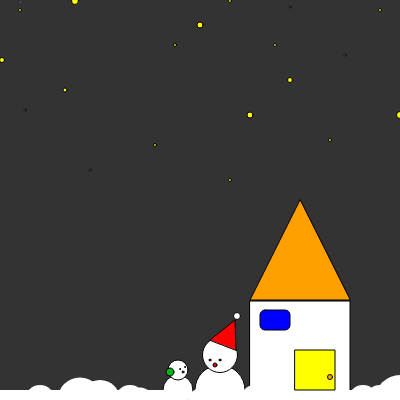
Frame 1 (no input)
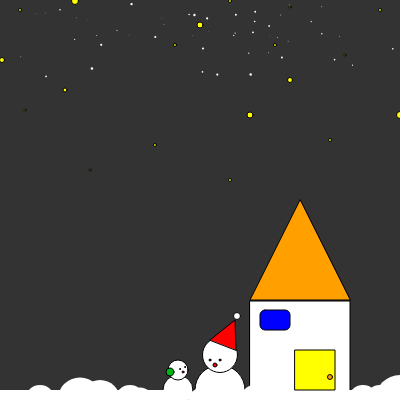
Frame 60 (no input)
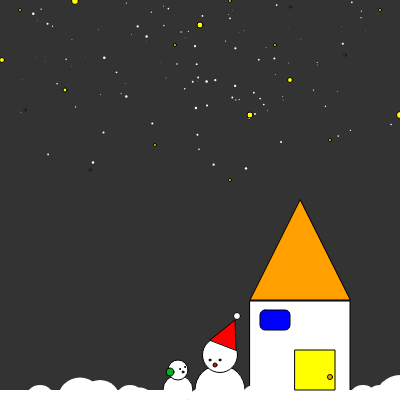
Frame 120 (the mouse pressed at the canvas centre since frame 60)

The p5.js sketch that drew these frames (run headless with seeded random() and noise() and a simulated clock; from frame 60 on, the mouse is pressed at the canvas centre):

// p5.js sketch
// ── sketch.js
let snowflakes = [];

function setup() {
    createCanvas(400, 400);
}

function draw() { }

function draw() {
    background(51);
    other();
    snow();
}

function snow() {
    let t = frameCount / 400;
    noStroke();
    fill(255, 255, 255);
    for (let i = 0; i < random(1); i++) {
        snowflakes.push(new snowflake());
    }
    for (let flake of snowflakes) {
        flake.update(t);
        flake.display();
    }
}

function snowflake() {
    this.posY = random(1, 1);
    this.initialangle = random(0, 10 * PI);
    this.size = random(2.5, 0);
    this.radius = sqrt(random(pow(width / 2, 2)));
    this.update = function (time) {
        let w = 0.2;
        let angle = w * time + this.initialangle;
        this.posX = width / 2 + this.radius * sin(angle);
        this.posY += pow(this.size, 0.5);
    };
    this.display = function () {
        ellipse(this.posX, this.posY, this.size);
    };

    circle(400, 400, 50);

    circle(380, 400, 30);

    circle(363, 400, 30);

    circle(255, 400, 30);

    circle(200, 400, 23);

    circle(160, 400, 20);

    circle(130, 400, 30);

    circle(140, 400, 25);

    circle(100, 400, 40);

    circle(80, 400, 45);

    circle(40, 400, 30);

    square(0, 390, 80);

    square(100, 390, 80);

    square(340, 390, 80);
}

function other() {
    stroke(1);

    fill(255, 255, 255);
    square(250, 301, 100);

    fill(0, 0, 255);
    rect(260, 310, 30, 20, 5);

    fill(255, 255, 0);
    square(295, 350, 40);

    fill(350, 160, 0);
    triangle(350, 300, 250, 300, 300, 200);

    fill(350, 160, 0);
    circle(330, 377, 5);

    fill(255, 255, 255);
    circle(220, 390, 50);

    fill(255, 255, 255);
    circle(220, 355, 35);

    fill(0, 0, 0);
    circle(220, 360, 2);

    fill(0, 0, 0);
    circle(210, 360, 2);

    fill(255, 0, 0);
    circle(215, 365, 4);

    fill(255, 255, 255);
    circle(178, 390, 30);

    fill(255, 255, 255);
    circle(178, 370, 20);

    fill(0, 0, 0);
    circle(180, 369, 1);

    fill(0, 0, 0);
    circle(185, 367, 1);

    fill(255, 0, 0);
    circle(183, 372, 2);

    fill(0, 180, 20);
    circle(170, 372, 8);

    fill(255, 255, 255);
    circle(237, 316, 7);

    fill(255, 255, 0);
    circle(200, 25, 6);

    fill(255, 255, 0);
    circle(20, 10, 3);

    fill(255, 255, 0);
    circle(2, 60, 5);

    fill(255, 255, 0);
    circle(290, 80, 5);

    fill(255, 255, 0);
    circle(290, 7, 2);

    fill(255, 255, 0);
    circle(275, 45, 3);

    fill(255, 255, 0);
    circle(175, 45, 3);

    fill(255, 255, 0);
    circle(175, 45, 3);

    fill(255, 255, 0);
    circle(155, 145, 3);

    fill(255, 255, 0);
    circle(65, 90, 4);

    fill(255, 255, 0);
    circle(75, 1, 7);

    fill(255, 255, 0);
    circle(230, 1, 3);

    fill(255, 255, 0);
    circle(230, 180, 3);

    fill(255, 255, 0);
    circle(25, 110, 2);

    fill(255, 255, 0);
    circle(250, 115, 6);

    fill(255, 255, 0);
    circle(400, 115, 7);

    fill(255, 255, 0);
    circle(380, 10, 3);

    fill(255, 255, 0);
    circle(345, 55, 2);

    fill(255, 255, 0);
    circle(330, 140, 3);

    fill(255, 255, 0);
    circle(90, 170, 2);

    fill(255, 0, 0);
    triangle(210, 340, 235, 320, 236, 350);
}
